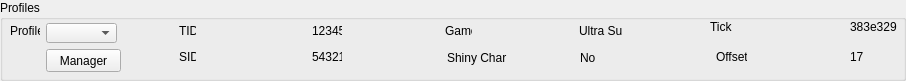
     <widget class="QGroupBox" name="groupBoxProfile">
      <property name="sizePolicy">
       <sizepolicy hsizetype="Preferred" vsizetype="Preferred">
        <horstretch>0</horstretch>
        <verstretch>1</verstretch>
       </sizepolicy>
      </property>
      <property name="title">
       <string>Profiles</string>
      </property>
      <widget class="QLabel" name="labelProfile">
       <property name="geometry">
        <rect>
         <x>10</x>
         <y>23</y>
         <width>30</width>
         <height>16</height>
        </rect>
       </property>
       <property name="sizePolicy">
        <sizepolicy hsizetype="Fixed" vsizetype="Preferred">
         <horstretch>0</horstretch>
         <verstretch>0</verstretch>
        </sizepolicy>
       </property>
       <property name="text">
        <string>Profile</string>
       </property>
      </widget>
      <widget class="QComboBox" name="comboBoxProfiles">
       <property name="geometry">
        <rect>
         <x>46</x>
         <y>23</y>
         <width>71</width>
         <height>20</height>
        </rect>
       </property>
      </widget>
      <widget class="QLabel" name="labelProfileTID">
       <property name="geometry">
        <rect>
         <x>179</x>
         <y>23</y>
         <width>17</width>
         <height>16</height>
        </rect>
       </property>
       <property name="text">
        <string>TID</string>
       </property>
      </widget>
      <widget class="QLabel" name="labelProfileTIDValue">
       <property name="geometry">
        <rect>
         <x>312</x>
         <y>23</y>
         <width>30</width>
         <height>16</height>
        </rect>
       </property>
       <property name="text">
        <string notr="true">12345</string>
       </property>
      </widget>
      <widget class="QLabel" name="labelProfileGame">
       <property name="geometry">
        <rect>
         <x>445</x>
         <y>23</y>
         <width>27</width>
         <height>16</height>
        </rect>
       </property>
       <property name="text">
        <string>Game</string>
       </property>
      </widget>
      <widget class="QLabel" name="labelProfileGameValue">
       <property name="geometry">
        <rect>
         <x>579</x>
         <y>23</y>
         <width>44</width>
         <height>16</height>
        </rect>
       </property>
       <property name="text">
        <string>Ultra Sun</string>
       </property>
      </widget>
      <widget class="QLabel" name="labelProfileShinyCharm">
       <property name="geometry">
        <rect>
         <x>447</x>
         <y>50</y>
         <width>60</width>
         <height>16</height>
        </rect>
       </property>
       <property name="text">
        <string>Shiny Charm</string>
       </property>
      </widget>
      <widget class="QLabel" name="labelProfileShinyCharmValue">
       <property name="geometry">
        <rect>
         <x>580</x>
         <y>50</y>
         <width>16</width>
         <height>16</height>
        </rect>
       </property>
       <property name="text">
        <string>No</string>
       </property>
      </widget>
      <widget class="QPushButton" name="pushButtonProfileManager">
       <property name="geometry">
        <rect>
         <x>46</x>
         <y>49</y>
         <width>75</width>
         <height>23</height>
        </rect>
       </property>
       <property name="text">
        <string>Manager</string>
       </property>
      </widget>
      <widget class="QLabel" name="labelProfileSID">
       <property name="geometry">
        <rect>
         <x>179</x>
         <y>49</y>
         <width>17</width>
         <height>16</height>
        </rect>
       </property>
       <property name="text">
        <string>SID</string>
       </property>
      </widget>
      <widget class="QLabel" name="labelProfileSIDValue">
       <property name="geometry">
        <rect>
         <x>312</x>
         <y>49</y>
         <width>30</width>
         <height>16</height>
        </rect>
       </property>
       <property name="text">
        <string notr="true">54321</string>
       </property>
      </widget>
      <widget class="QLabel" name="labelProfileOffset">
       <property name="geometry">
        <rect>
         <x>716</x>
         <y>49</y>
         <width>31</width>
         <height>16</height>
        </rect>
       </property>
       <property name="text">
        <string>Offset</string>
       </property>
      </widget>
      <widget class="QLabel" name="labelProfileOffsetValue">
       <property name="geometry">
        <rect>
         <x>850</x>
         <y>49</y>
         <width>30</width>
         <height>16</height>
        </rect>
       </property>
       <property name="text">
        <string>17</string>
       </property>
      </widget>
      <widget class="QLabel" name="labelProfileTick">
       <property name="geometry">
        <rect>
         <x>710</x>
         <y>20</y>
         <width>47</width>
         <height>13</height>
        </rect>
       </property>
       <property name="text">
        <string>Tick</string>
       </property>
      </widget>
      <widget class="QLabel" name="labelProfileTickValue">
       <property name="geometry">
        <rect>
         <x>850</x>
         <y>20</y>
         <width>47</width>
         <height>13</height>
        </rect>
       </property>
       <property name="text">
        <string>383e329</string>
       </property>
      </widget>
     </widget>
